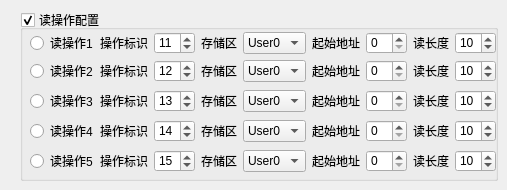
            <widget class="QWidget" name="tab_18">
             <attribute name="title">
              <string>行标业务配置</string>
             </attribute>
             <widget class="QGroupBox" name="hbOpBox">
              <property name="enabled">
               <bool>true</bool>
              </property>
              <property name="geometry">
               <rect>
                <x>20</x>
                <y>10</y>
                <width>478</width>
                <height>171</height>
               </rect>
              </property>
              <property name="title">
               <string>读操作配置</string>
              </property>
              <property name="checkable">
               <bool>true</bool>
              </property>
              <property name="checked">
               <bool>true</bool>
              </property>
              <widget class="QWidget" name="layoutWidget_28">
               <property name="geometry">
                <rect>
                 <x>10</x>
                 <y>50</y>
                 <width>466</width>
                 <height>22</height>
                </rect>
               </property>
               <layout class="QHBoxLayout" name="horizontalLayout_36">
                <item>
                 <widget class="QRadioButton" name="radioHbOp2">
                  <property name="text">
                   <string>读操作2</string>
                  </property>
                 </widget>
                </item>
                <item>
                 <widget class="QLabel" name="label_242">
                  <property name="text">
                   <string>操作标识</string>
                  </property>
                 </widget>
                </item>
                <item>
                 <widget class="QSpinBox" name="hbOpId2">
                  <property name="value">
                   <number>12</number>
                  </property>
                 </widget>
                </item>
                <item>
                 <widget class="QLabel" name="label_243">
                  <property name="text">
                   <string>存储区</string>
                  </property>
                 </widget>
                </item>
                <item>
                 <widget class="QComboBox" name="hbOpMb2">
                  <property name="currentIndex">
                   <number>0</number>
                  </property>
                  <property name="modelColumn">
                   <number>0</number>
                  </property>
                  <item>
                   <property name="text">
                    <string>User0</string>
                   </property>
                  </item>
                  <item>
                   <property name="text">
                    <string>User1</string>
                   </property>
                  </item>
                  <item>
                   <property name="text">
                    <string>User2</string>
                   </property>
                  </item>
                  <item>
                   <property name="text">
                    <string>User3</string>
                   </property>
                  </item>
                  <item>
                   <property name="text">
                    <string>User4</string>
                   </property>
                  </item>
                  <item>
                   <property name="text">
                    <string>User5</string>
                   </property>
                  </item>
                 </widget>
                </item>
                <item>
                 <widget class="QLabel" name="label_244">
                  <property name="text">
                   <string>起始地址</string>
                  </property>
                 </widget>
                </item>
                <item>
                 <widget class="QSpinBox" name="hbOpPointer2"/>
                </item>
                <item>
                 <widget class="QLabel" name="label_245">
                  <property name="text">
                   <string>读长度</string>
                  </property>
                 </widget>
                </item>
                <item>
                 <widget class="QSpinBox" name="hbOpCount2">
                  <property name="value">
                   <number>10</number>
                  </property>
                 </widget>
                </item>
               </layout>
              </widget>
              <widget class="QWidget" name="layoutWidget_29">
               <property name="geometry">
                <rect>
                 <x>10</x>
                 <y>80</y>
                 <width>466</width>
                 <height>22</height>
                </rect>
               </property>
               <layout class="QHBoxLayout" name="horizontalLayout_37">
                <item>
                 <widget class="QRadioButton" name="radioHbOp3">
                  <property name="text">
                   <string>读操作3</string>
                  </property>
                 </widget>
                </item>
                <item>
                 <widget class="QLabel" name="label_246">
                  <property name="text">
                   <string>操作标识</string>
                  </property>
                 </widget>
                </item>
                <item>
                 <widget class="QSpinBox" name="hbOpId3">
                  <property name="value">
                   <number>13</number>
                  </property>
                 </widget>
                </item>
                <item>
                 <widget class="QLabel" name="label_247">
                  <property name="text">
                   <string>存储区</string>
                  </property>
                 </widget>
                </item>
                <item>
                 <widget class="QComboBox" name="hbOpMb3">
                  <property name="currentIndex">
                   <number>0</number>
                  </property>
                  <property name="modelColumn">
                   <number>0</number>
                  </property>
                  <item>
                   <property name="text">
                    <string>User0</string>
                   </property>
                  </item>
                  <item>
                   <property name="text">
                    <string>User1</string>
                   </property>
                  </item>
                  <item>
                   <property name="text">
                    <string>User2</string>
                   </property>
                  </item>
                  <item>
                   <property name="text">
                    <string>User3</string>
                   </property>
                  </item>
                  <item>
                   <property name="text">
                    <string>User4</string>
                   </property>
                  </item>
                  <item>
                   <property name="text">
                    <string>User5</string>
                   </property>
                  </item>
                 </widget>
                </item>
                <item>
                 <widget class="QLabel" name="label_248">
                  <property name="text">
                   <string>起始地址</string>
                  </property>
                 </widget>
                </item>
                <item>
                 <widget class="QSpinBox" name="hbOpPointer3"/>
                </item>
                <item>
                 <widget class="QLabel" name="label_249">
                  <property name="text">
                   <string>读长度</string>
                  </property>
                 </widget>
                </item>
                <item>
                 <widget class="QSpinBox" name="hbOpCount3">
                  <property name="value">
                   <number>10</number>
                  </property>
                 </widget>
                </item>
               </layout>
              </widget>
              <widget class="QWidget" name="layoutWidget_30">
               <property name="geometry">
                <rect>
                 <x>10</x>
                 <y>110</y>
                 <width>466</width>
                 <height>22</height>
                </rect>
               </property>
               <layout class="QHBoxLayout" name="horizontalLayout_38">
                <item>
                 <widget class="QRadioButton" name="radioHbOp4">
                  <property name="text">
                   <string>读操作4</string>
                  </property>
                 </widget>
                </item>
                <item>
                 <widget class="QLabel" name="label_250">
                  <property name="text">
                   <string>操作标识</string>
                  </property>
                 </widget>
                </item>
                <item>
                 <widget class="QSpinBox" name="hbOpId4">
                  <property name="value">
                   <number>14</number>
                  </property>
                 </widget>
                </item>
                <item>
                 <widget class="QLabel" name="label_251">
                  <property name="text">
                   <string>存储区</string>
                  </property>
                 </widget>
                </item>
                <item>
                 <widget class="QComboBox" name="hbOpMb4">
                  <property name="currentIndex">
                   <number>0</number>
                  </property>
                  <property name="modelColumn">
                   <number>0</number>
                  </property>
                  <item>
                   <property name="text">
                    <string>User0</string>
                   </property>
                  </item>
                  <item>
                   <property name="text">
                    <string>User1</string>
                   </property>
                  </item>
                  <item>
                   <property name="text">
                    <string>User2</string>
                   </property>
                  </item>
                  <item>
                   <property name="text">
                    <string>User3</string>
                   </property>
                  </item>
                  <item>
                   <property name="text">
                    <string>User4</string>
                   </property>
                  </item>
                  <item>
                   <property name="text">
                    <string>User5</string>
                   </property>
                  </item>
                 </widget>
                </item>
                <item>
                 <widget class="QLabel" name="label_252">
                  <property name="text">
                   <string>起始地址</string>
                  </property>
                 </widget>
                </item>
                <item>
                 <widget class="QSpinBox" name="hbOpPointer4"/>
                </item>
                <item>
                 <widget class="QLabel" name="label_253">
                  <property name="text">
                   <string>读长度</string>
                  </property>
                 </widget>
                </item>
                <item>
                 <widget class="QSpinBox" name="hbOpCount4">
                  <property name="value">
                   <number>10</number>
                  </property>
                 </widget>
                </item>
               </layout>
              </widget>
              <widget class="QWidget" name="layoutWidget_31">
               <property name="geometry">
                <rect>
                 <x>10</x>
                 <y>140</y>
                 <width>466</width>
                 <height>22</height>
                </rect>
               </property>
               <layout class="QHBoxLayout" name="horizontalLayout_39">
                <item>
                 <widget class="QRadioButton" name="radioHbOp5">
                  <property name="text">
                   <string>读操作5</string>
                  </property>
                 </widget>
                </item>
                <item>
                 <widget class="QLabel" name="label_254">
                  <property name="text">
                   <string>操作标识</string>
                  </property>
                 </widget>
                </item>
                <item>
                 <widget class="QSpinBox" name="hbOpId5">
                  <property name="value">
                   <number>15</number>
                  </property>
                 </widget>
                </item>
                <item>
                 <widget class="QLabel" name="label_255">
                  <property name="text">
                   <string>存储区</string>
                  </property>
                 </widget>
                </item>
                <item>
                 <widget class="QComboBox" name="hbOpMb5">
                  <property name="currentIndex">
                   <number>0</number>
                  </property>
                  <property name="modelColumn">
                   <number>0</number>
                  </property>
                  <item>
                   <property name="text">
                    <string>User0</string>
                   </property>
                  </item>
                  <item>
                   <property name="text">
                    <string>User1</string>
                   </property>
                  </item>
                  <item>
                   <property name="text">
                    <string>User2</string>
                   </property>
                  </item>
                  <item>
                   <property name="text">
                    <string>User3</string>
                   </property>
                  </item>
                  <item>
                   <property name="text">
                    <string>User4</string>
                   </property>
                  </item>
                  <item>
                   <property name="text">
                    <string>User5</string>
                   </property>
                  </item>
                 </widget>
                </item>
                <item>
                 <widget class="QLabel" name="label_256">
                  <property name="text">
                   <string>起始地址</string>
                  </property>
                 </widget>
                </item>
                <item>
                 <widget class="QSpinBox" name="hbOpPointer5"/>
                </item>
                <item>
                 <widget class="QLabel" name="label_257">
                  <property name="text">
                   <string>读长度</string>
                  </property>
                 </widget>
                </item>
                <item>
                 <widget class="QSpinBox" name="hbOpCount5">
                  <property name="value">
                   <number>10</number>
                  </property>
                 </widget>
                </item>
               </layout>
              </widget>
              <widget class="QWidget" name="layoutWidget_32">
               <property name="geometry">
                <rect>
                 <x>10</x>
                 <y>22</y>
                 <width>466</width>
                 <height>22</height>
                </rect>
               </property>
               <layout class="QHBoxLayout" name="horizontalLayout_40">
                <item>
                 <widget class="QRadioButton" name="radioHbOp1">
                  <property name="text">
                   <string>读操作1</string>
                  </property>
                 </widget>
                </item>
                <item>
                 <widget class="QLabel" name="label_258">
                  <property name="text">
                   <string>操作标识</string>
                  </property>
                 </widget>
                </item>
                <item>
                 <widget class="QSpinBox" name="hbOpId1">
                  <property name="value">
                   <number>11</number>
                  </property>
                 </widget>
                </item>
                <item>
                 <widget class="QLabel" name="label_259">
                  <property name="text">
                   <string>存储区</string>
                  </property>
                 </widget>
                </item>
                <item>
                 <widget class="QComboBox" name="hbOpMb1">
                  <property name="currentIndex">
                   <number>0</number>
                  </property>
                  <property name="modelColumn">
                   <number>0</number>
                  </property>
                  <item>
                   <property name="text">
                    <string>User0</string>
                   </property>
                  </item>
                  <item>
                   <property name="text">
                    <string>User1</string>
                   </property>
                  </item>
                  <item>
                   <property name="text">
                    <string>User2</string>
                   </property>
                  </item>
                  <item>
                   <property name="text">
                    <string>User3</string>
                   </property>
                  </item>
                  <item>
                   <property name="text">
                    <string>User4</string>
                   </property>
                  </item>
                  <item>
                   <property name="text">
                    <string>User5</string>
                   </property>
                  </item>
                 </widget>
                </item>
                <item>
                 <widget class="QLabel" name="label_260">
                  <property name="text">
                   <string>起始地址</string>
                  </property>
                 </widget>
                </item>
                <item>
                 <widget class="QSpinBox" name="hbOpPointer1"/>
                </item>
                <item>
                 <widget class="QLabel" name="label_261">
                  <property name="text">
                   <string>读长度</string>
                  </property>
                 </widget>
                </item>
                <item>
                 <widget class="QSpinBox" name="hbOpCount1">
                  <property name="value">
                   <number>10</number>
                  </property>
                 </widget>
                </item>
               </layout>
              </widget>
             </widget>
            </widget>
